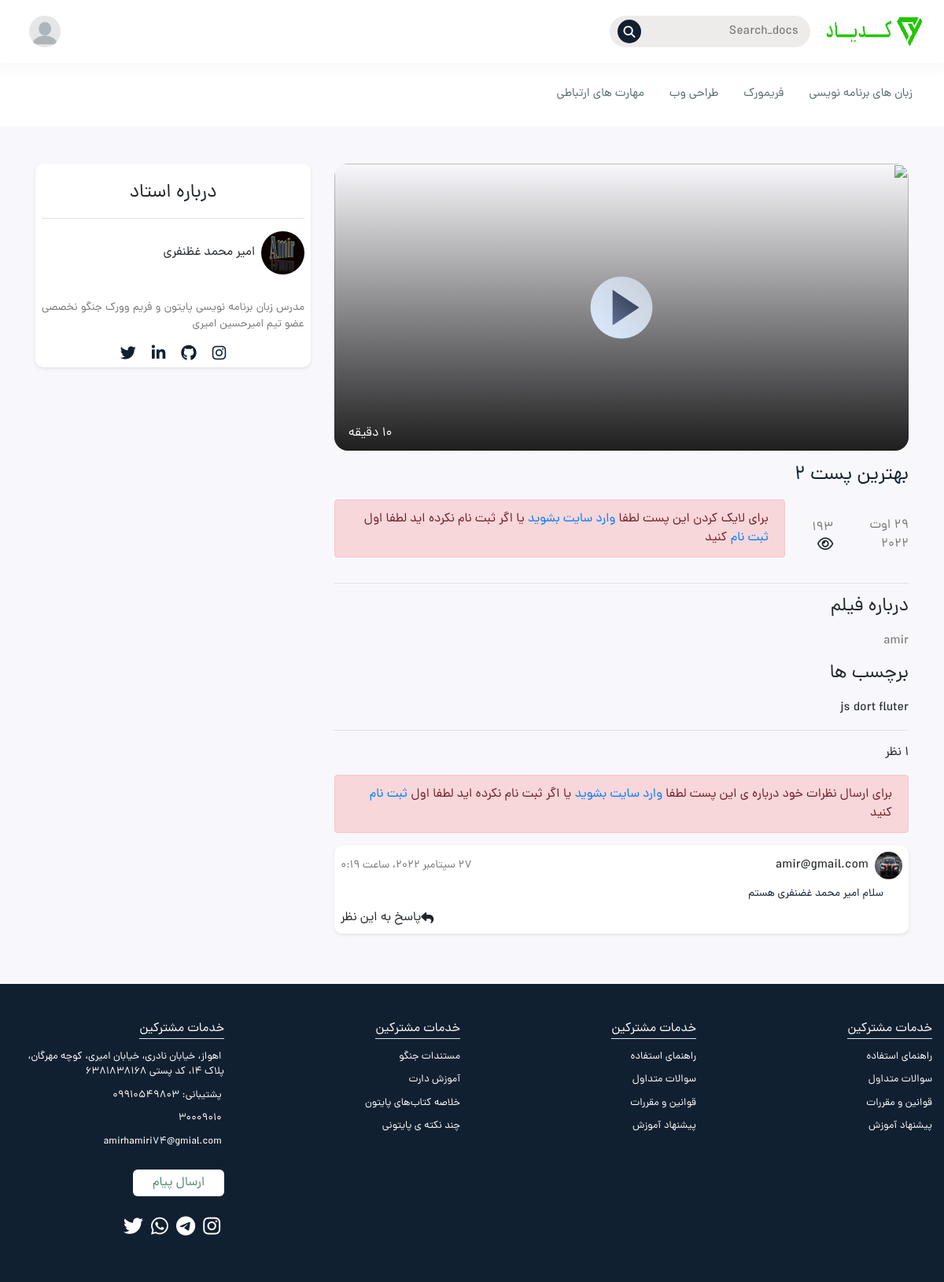
The page /details/best-post-2 on the database as committed earlier.
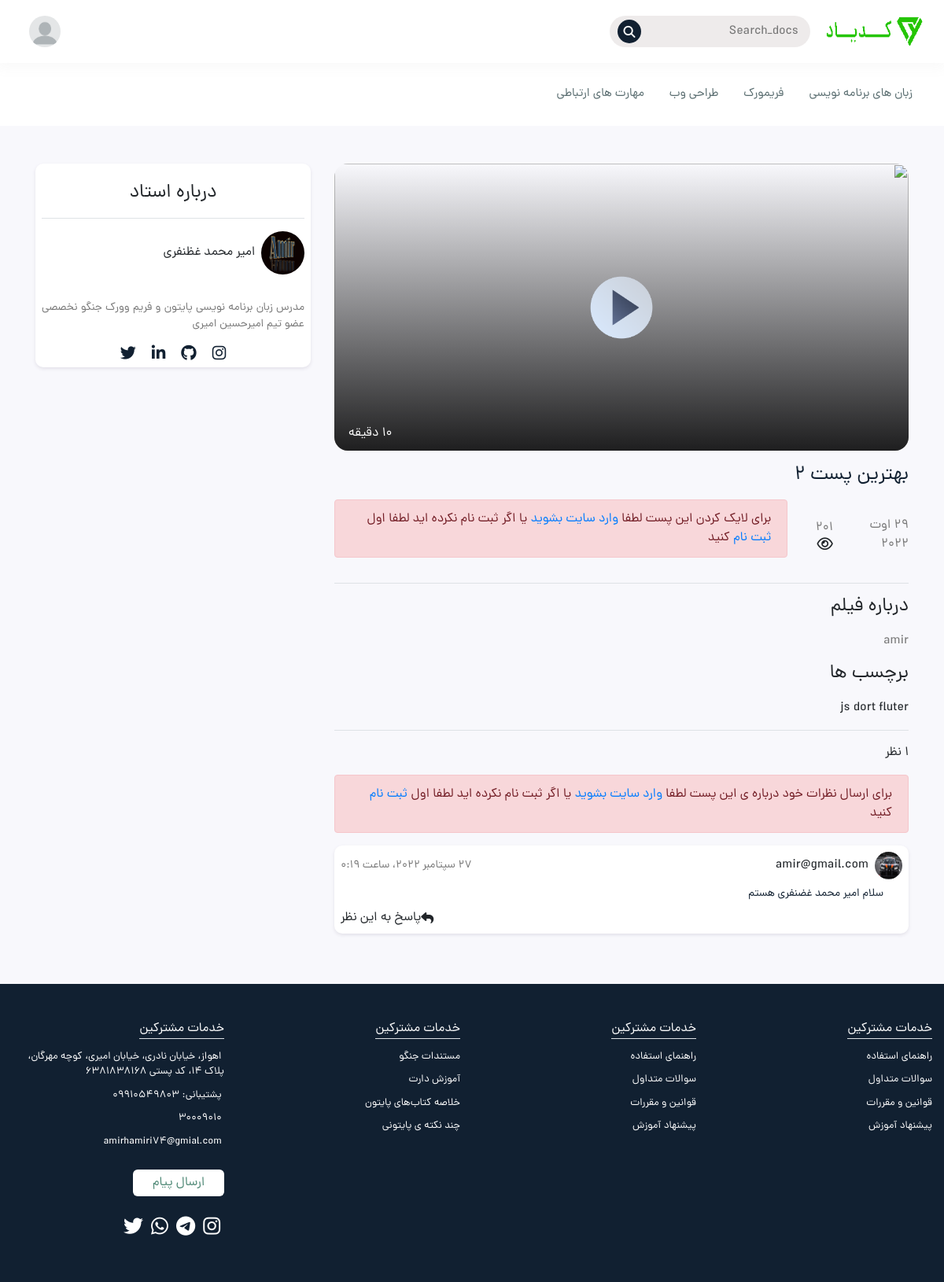
The same page on the database as committed later.
### blog/models.py (models this page shows, shortened)
class Post(models.Model):
    author = models.ForeignKey(Author , on_delete=models.CASCADE , verbose_name = 'نام مدرس' )
    categories = models.ManyToManyField(Categories , help_text="دسته بندی" , related_name="posts", verbose_name = 'دسته بندی ها' )
    tag = models.ManyToManyField(Tags , help_text="دسته بندی", verbose_name = 'تگ ها' )
    title = models.CharField(max_length=50, verbose_name = 'اسم پست به اینگلیسی و اصلی' )
    title2 = models.CharField(max_length=50, verbose_name = 'اسم پست نمایشی به فارسی' )
    discripsion = models.TextField(verbose_name = 'توضیحات' )
    video = models.FileField(null=True, blank=True , upload_to='Post_video', verbose_name = 'ویدیو' )
    image = models.ImageField(null=True, blank=True , upload_to='Post_image', verbose_name = 'عکس پست' )
    time = models.IntegerField(null=True, blank=True, verbose_name = 'مدت زمان پست' )
    views = models.IntegerField(default=0, verbose_name = 'دیده شده ها' )
    created = models.DateField(null=True, blank=True , auto_now_add=True)
    updated = models.DateField(null=True, blank=True , auto_now=True)
    slug = models.SlugField(null=True, blank=True , unique=True , allow_unicode=True, verbose_name = 'اسلاگ' )
    class Meta:
        ordering = ('-created',)
        verbose_name_plural = 'پست ها'
    def save(self, *args, **kwargs):
        self.slug = slugify(self.title)
        super(Post , self).save(*args, **kwargs)

class Author(models.Model):
    name = models.CharField(max_length=50, verbose_name = 'نام مدرس' )
    image = models.ImageField(upload_to='Author_image', verbose_name = 'تصویر' )
    discripsion = models.TextField(null=True, blank=True, verbose_name = 'درباره ی مدرس' )
    instagram = models.TextField(null=True, blank=True, verbose_name = 'ادرس اینستاگرام' )
    github = models.TextField(null=True, blank=True, verbose_name = 'ادرس گیت هاب' )
    linkdin = models.TextField(null=True, blank=True, verbose_name = 'ادرس لینکدین' )
    twwiter = models.TextField(null=True, blank=True, verbose_name = 'ادرس توییتر' )
    created = models.DateTimeField(null=True, blank=True)
    def __str__(self):
        return self.name
    class Meta:
        ordering =('-created',)
        verbose_name_plural = 'مدرسان'

### blog/views.py (the view, shortened to what this page needs)
# urls.py: path('details/<slug:slug>' , views.DetailsViewPost.as_view() , name='details'),
class DetailsViewPost(DetailView):
    model = Post
    template_name = 'blog/video-detail.html'
    context_object_name = 'posts'
    queryset = None
    def get_context_data(self , *args, **kwargs ):
        context = super().get_context_data(*args, **kwargs)
        queryset = Post.objects.get(slug = self.object.slug)
        queryset.views += 1
        queryset.save()
        if self.request.user.is_authenticated == True:
            if self.request.user.likes2.filter(posts__title = self.object.title , users_id = self.request.user.id).exists():
                context['is_liked'] = True
            else:
                context['is_liked'] = False
        else:
            pass
        return context

### context_processors/context_processors.py (called while the page is built)
def Qeries(request):
    category = Categories.objects.all()
    posts = Post.objects.all()
    return{'category':category , 'posts':posts}

### blog/templates/blog/video-detail.html (shortened to what the changed rows need)
{% extends "base.html" %}
{% load static %}
{% block content %}
<main>
    <section class="py-5">
        <div class="container">
            <div class="row">
                <div class="col-md-8">
                    <div>
                        <div class="video-player-box">
                            <div class="video-icon">
                            </div>
                            <div class="video">
                            </div>
                        </div>
                        <h3 class="video-title my-3">{{posts.title2}}</h3>
                        <div class="d-flex align-items-center justify-content-between border-bottom pb-3">
                            <p class="color78">{{posts.created}}</p>
                            <div class="d-flex align-items-center view-like">
                                <div class="mx-3">
                                    <span>{{posts.views}}</span>
                                    <i class="fa fa-eye"></i>
                                </div>
                                {% if request.user.is_authenticated == True %}
                                <div>
                                    {% if is_liked %}
                                    <i onclick="like('{{posts.slug}}' , '{{posts.id}}')" id="like" style="color:red" class="fa-solid fa-heart"><span id="count">{{posts.likes2.count}}</span></i></a>
                                    {% else %}
                                    <i onclick="like('{{posts.slug}}' , '{{posts.id}}')" id="like" style="color:red" class="fa-regular fa-heart"><span id="count">{{posts.likes2.count}}</span></i></a>
                                    {% endif %}
                                </div>
                                {% else %}
                                <p class="alert alert-danger"dir="rtl"></p>
                                {% endif %}
                            </div>
                        </div>
                        <div class="border-bottom pb-3">
                            <h4 class="my-3" id="body">درباره فیلم</h4>
                            <p class="color78">{{posts.discripsion}}</p>
                            <div class="labels">
                                <h4 class="my-3">برچسب ها</h4>
                                <ul class="d-flex align-items-center">
                                </ul>
                            </div>
                        </div>
                        <div>
                            <div class="py-3">
                                <span>{{posts.comment.count}}</span>
                                <span>نظر</span>
                            </div>
                            {% if request.user.is_authenticated %}
                            <form method="post" action="">
                                {% csrf_token %}
                                <input type="hidden" name='parent_id'  id="parent_id" placeholder="parent_id">
                                <textarea class="w-100 p-2 comment-area" name="message" id="" cols="30" rows="10"
                                placeholder="دیدگاه خود را بنویسید"></textarea>
                                <div class="d-flex align-items-center justify-content-end pt-3">
                                <button type="submit" class="btn custom-btn">ارسال نظر</button>
                            </div>
                            </form>
                            {% else %}
                            <p class="alert alert-danger"dir="rtl"></p>
                            {% endif %}
                            {% for comment in posts.comment.all %}
                                {% if comment.parent == None %}
                                <div class="comment my-3 p-2">
                                </div>
                                {% endif %}
                            {% endfor %}
                        </div>
                    </div>
                </div>
                <aside class="col-md-4 ">
                    <div class="custom-bg p-2 teacher-card">
                        <div class="border-bottom py-3 text-center">
                            <h4>درباره استاد</h4>
                        </div>
                        <div class="d-flex align-items-center py-3">
                            <img src="{{posts.author.image.url}}" alt="student" class="teacher-profile">
                            <p class="user-name pr-2">{{posts.author}} </p>
                        </div>
                        <p class="color78 teacher-description py-3">{{posts.author.discripsion}}</p>
                            <div class="teacher-social-media d-flex align-items-center justify-content-center flex-wrap">
                                <a href=""> <i class="fa fa-instagram"></i></a>
                                <a href=""> <i class="fa fa-github"></i></a>
                                <a href=""> <i class="fa fa-linkedin"></i></a>
                                <a href=""> <i class="fa fa-twitter"></i></a>
                            </div>
                    </div>
                </aside>
            </div>
        </div>
    </section>
</main>
{% endblock %}

Rows that differ between the two databases and show on the page:
changed Post "بهترین پست ۲": views "۱۹۳" → "۲۰۱"
